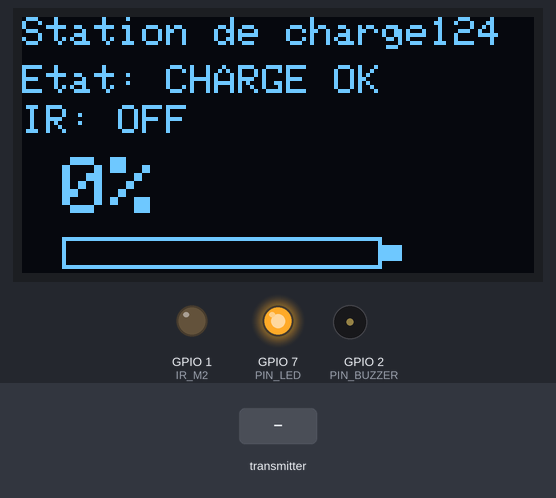
Recording of a program running on a simulated ESP32-S3. Shown: 128×64 one-colour display, output pins drawn as LEDs (lit = HIGH), buzzer (waves = sounding). Inputs (shaded band) come from the test bench. What the program prints to the serial monitor is not drawn.

Above: at 1.4 s.
1.5 s: the transmitter starts sending pourcentageBatterie = 25
At 2.4 s:
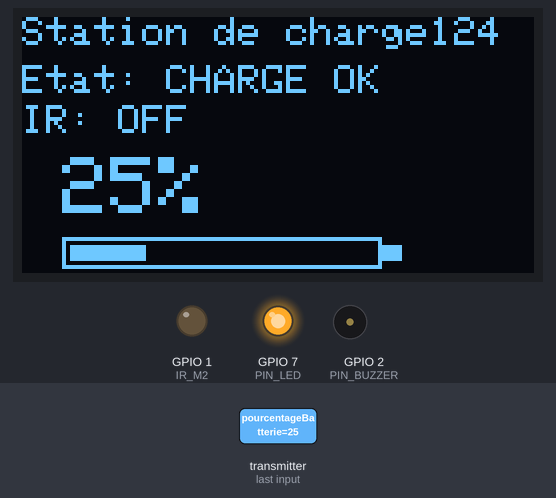
3.2 s: the transmitter starts sending modeActuel = RETOUR_BASE
At 4.2 s:
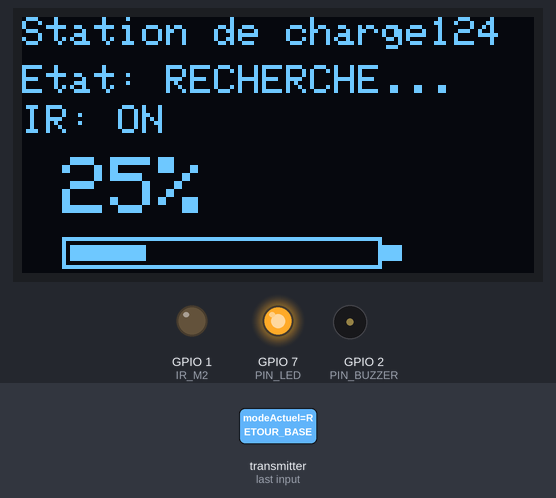
4.8 s: the transmitter starts sending modeActuel = EN_CHARGE
At 5.7 s:
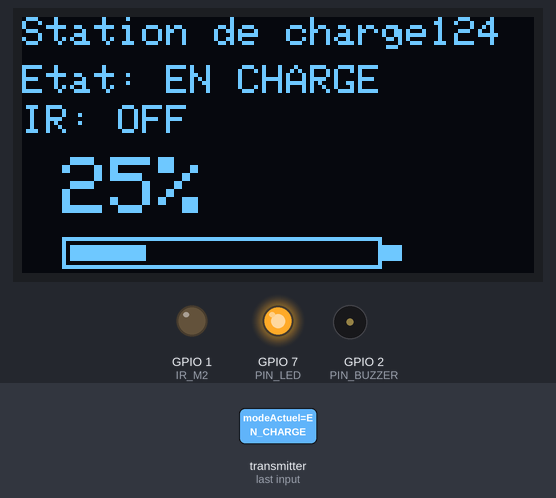
6.4 s: the transmitter starts sending pourcentageBatterie = 100
At 7.4 s:
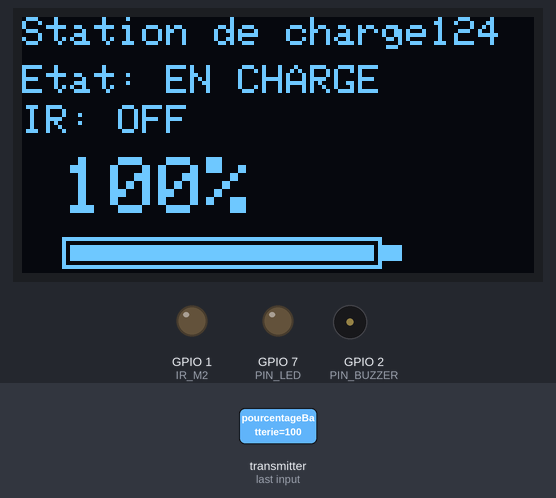
Timing chart, 0 to 9.0 s (numbered marks = the images above; inputs shaded):
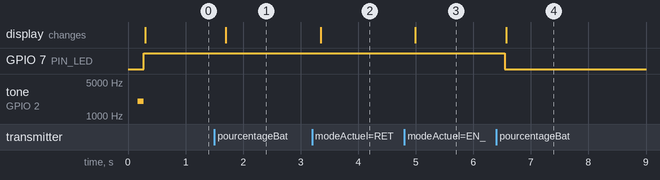

The program:

main.cpp
```cpp
#include <Arduino.h>
#include <Wire.h>

#include "Gestion_Wireless.h"
#include "Accessoires.h"
#include "Lcd.h"

int dernierPourcentage = -1;

void setup() {
  Serial.begin(115200);

  while (!Serial) {
    delay(10);
  }

  Serial.println("\n=== STATION DEMARRAGE ===");

  initDisplay();          // Écran OLED
  initAccessoires();      // Buzzer, LED RGB, IR
  initSansFilStation();   // ESP-NOW

  beepCourt();
  ledBleu();

  Serial.println("=== STATION PRETE ===");
}

void loop() {

  int pourcentReel = donneesRobot.pourcentageBatterie;
  const char* modeActuel = donneesRobot.modeActuel;

  // ===== IR STATION =====
  // Envoie seulement le même type de signal qu'une télécommande NEC
  if (strcmp(modeActuel, "RETOUR_BASE") == 0 || (pourcentReel < 20 && pourcentReel > 0)) {

    IR_SendCentre();

  }

  // ===== LED RGB =====
  if (strcmp(modeActuel, "RETOUR_BASE") == 0) {

    ledBleu();

  } else {

    if (pourcentReel < 60) {
      ledBleu();
    } else {
      ledVert();
    }
  }

  // ===== OLED =====
  updateDisplay(pourcentReel, modeActuel);

  // ===== BUZZER =====
  if (pourcentReel == 60 && dernierPourcentage != 60) {
    beepCourt();
  }

  dernierPourcentage = pourcentReel;

  delay(150);
}
```

Accessoires.cpp
```cpp
#include "Accessoires.h"
#include <IRremote.hpp>


void initAccessoires() {

  // ===== BUZZER =====
  ledcSetup(BUZZER_CHANNEL, BUZZER_FREQ, BUZZER_RESOLUTION);
  ledcAttachPin(PIN_BUZZER, BUZZER_CHANNEL);
  ledcWrite(BUZZER_CHANNEL, 0);

  // ===== LED =====
  pinMode(PIN_LED, OUTPUT);
  ledOff();

  // ===== IR M2 PWM =====
  ledcSetup(IR_CHANNEL_M2, IR_FREQ, IR_RESOLUTION);
  ledcAttachPin(IR_M2, IR_CHANNEL_M2);
  ledcWrite(IR_CHANNEL_M2, 0);

  // ===== IRremote =====
  IrSender.begin(IR_M3);

  Serial.println("Accessoires OK");
}

// ===== BUZZER =====
void beepCourt() {

  ledcWrite(BUZZER_CHANNEL, 128);
  delay(100);
  ledcWrite(BUZZER_CHANNEL, 0);
}

// ===== LED =====
void ledOff() {
  digitalWrite(PIN_LED, LOW);
}

void ledBleu() {
  digitalWrite(PIN_LED, HIGH);
}

void ledVert() {
  digitalWrite(PIN_LED, LOW);
}

// ===== IR BURST M2 =====
void IR_M2_Burst(unsigned long temps_us) {

  ledcWrite(IR_CHANNEL_M2, IR_DUTY);

  delayMicroseconds(temps_us);

  ledcWrite(IR_CHANNEL_M2, 0);
}

// ===== IR NEC =====
void IR_SendCentre() {
  IrSender.sendNEC(IR_ADDRESS, CMD_CENTRE, 0);
}

void IR_SendLeft() {
  IrSender.sendNEC(IR_ADDRESS, CMD_LEFT, 0);
}

void IR_SendRight() {
  IrSender.sendNEC(IR_ADDRESS, CMD_RIGHT, 0);
}
```

Accessoires.h
```cpp
#ifndef ACCESSOIRES_H
#define ACCESSOIRES_H

#include <Arduino.h>

// ===== PINS =====
#define PIN_BUZZER 2
#define PIN_LED 7

// ===== IR =====
#define IR_M3 4   // 2 LED extremites (NEC)
#define IR_M2 1   // LED centre (38 kHz burst)

// ===== BUZZER PWM =====
#define BUZZER_CHANNEL 0
#define BUZZER_FREQ 2000
#define BUZZER_RESOLUTION 8

// ===== IR PWM =====
#define IR_CHANNEL_M2 1
#define IR_FREQ 38000
#define IR_RESOLUTION 8
#define IR_DUTY 128

// ===== NEC =====
#define IR_ADDRESS 0x4587
#define CMD_CENTRE 0x28
#define CMD_LEFT   0x2E
#define CMD_RIGHT  0x2A

void initAccessoires();

// ===== BUZZER =====
void beepCourt();

// ===== LED =====
void ledOff();
void ledBleu();
void ledVert();

// ===== IR M2 =====
void IR_M2_Burst(unsigned long temps_us);

// ===== IR NEC M3 =====
void IR_SendCentre();
void IR_SendLeft();
void IR_SendRight();

#endif
```

Gestion_Wireless.cpp
```cpp
#include <Arduino.h>
#include <WiFi.h>
#include <esp_now.h>
#include <esp_wifi.h> // Indispensable pour la fonction esp_wifi_set_channel
#include <cstring>
#include "Gestion_Wireless.h"

// Adresse MAC du robot
uint8_t macRobot[6] = {0x90, 0xE5, 0xB1, 0xD5, 0xF4, 0xFC};

StructRobot donneesRobot;
StructStation donneesStation;

int calculerAlignement() {
  return 0;
}

// Fonction de réception (Callback)
void onDataRecv(const uint8_t *mac, const uint8_t *incomingData, int len) {
  if (len == sizeof(donneesRobot)) {
    memcpy(&donneesRobot, incomingData, sizeof(donneesRobot));

    Serial.print("\n[Station] Mode Robot : "); Serial.println(donneesRobot.modeActuel);
    Serial.printf("[Station] Batterie : %.2f V (%d%%)\n", donneesRobot.tensionBatterie, donneesRobot.pourcentageBatterie);

    // Logique de décision
    if (strcmp(donneesRobot.modeActuel, "RETOUR_BASE") == 0) {
      int alignement = calculerAlignement();
      donneesStation.correctionTrajectoire = alignement;
      donneesStation.contactsAlimentes = false;

      if (alignement == 1)      strcpy(donneesStation.message, "PIVOTE A GAUCHE");
      else if (alignement == 2) strcpy(donneesStation.message, "PIVOTE A DROITE");
      else                      strcpy(donneesStation.message, "DROIT DEVANT");

    } else if (strcmp(donneesRobot.modeActuel, "EN_CHARGE") == 0) {
      donneesStation.correctionTrajectoire = 0;
      donneesStation.contactsAlimentes = true;
      strcpy(donneesStation.message, "ROBOT EN CHARGE");

    } else {
      donneesStation.correctionTrajectoire = 0;
      donneesStation.contactsAlimentes = false;
      strcpy(donneesStation.message, "STATION EN VEILLE");
    }

    // Réponse au robot
    esp_now_send(mac, (uint8_t *)&donneesStation, sizeof(donneesStation));
    Serial.print("[Station] Reponse envoyee : ");
    Serial.println(donneesStation.message);
  }
}

// Initialisation sans fil avec forçage du Canal 1
void initSansFilStation() {
  // 1. Démarrage du mode Wi-Fi Station
  WiFi.mode(WIFI_STA);
  WiFi.disconnect(); // Déconnexion des réseaux environnants pour libérer le canal
  delay(100);

  // 2. FORCE L'ANTENNE SUR LE CANAL 1 (Ligne critique pour l'ESP32-S3)
  esp_wifi_set_channel(1, WIFI_SECOND_CHAN_NONE);

  // 3. Affichage des infos de la station dans le moniteur série
  Serial.println("-------------------------------------------");
  Serial.print("[Station] Wi-Fi configure sur le CANAL : ");
  Serial.println(WiFi.channel()); // Doit afficher 1
  Serial.print("[Station] Adresse MAC de ma Station   : ");
  Serial.println(WiFi.macAddress());
  Serial.println("-------------------------------------------");

  // 4. Initialisation d'ESP-NOW
  if (esp_now_init() != ESP_OK) {
    Serial.println("[ESP-NOW] Echec initialisation Station");
    return;
  }

  esp_now_register_recv_cb(onDataRecv);

  // 5. Configuration de l'appairage avec le Robot sur le Canal 1
  esp_now_peer_info_t infoRobot;
  memset(&infoRobot, 0, sizeof(infoRobot));
  memcpy(infoRobot.peer_addr, macRobot, 6);
  infoRobot.channel = 1;         // Force l'écoute/envoi du peer sur le canal 1
  infoRobot.encrypt = false;
  infoRobot.ifidx = WIFI_IF_STA; // Spécifique et obligatoire pour l'ESP32-S3

  if (esp_now_add_peer(&infoRobot) != ESP_OK) {
    Serial.println("[ESP-NOW] Impossible d'associer le Robot");
    return;
  }

  Serial.println("=== CONFIGURATION SANS FIL COUPLÉE AU CANAL 1 ===");
}
```

Gestion_Wireless.h
```cpp
#ifndef GESTION_WIRELESS_H
#define GESTION_WIRELESS_H

#include <Arduino.h>

// Déclaration des structures
struct StructRobot {
  float tensionBatterie;
  int pourcentageBatterie;
  char modeActuel[16];
};

struct StructStation {
  bool contactsAlimentes;
  int correctionTrajectoire;
  char message[32];
};

// Partage des variables avec le reste du projet
extern StructRobot donneesRobot;
extern StructStation donneesStation;

// Fonctions disponibles pour le main.cpp
void initSansFilStation();

#endif
```

Lcd.cpp
```cpp
#include "Lcd.h"
#include <Arduino.h>
#include <Wire.h>
#include <Adafruit_GFX.h>
#include <Adafruit_SSD1306.h>

Adafruit_SSD1306 display(128, 64, &Wire, -1);

void initDisplay() {
  Wire.begin(5, 6); // SDA = 5, SCL = 6

  if (!display.begin(SSD1306_SWITCHCAPVCC, 0x3C)) {
    Serial.println("SSD1306 fail");
    while (true) {}
  }

  display.clearDisplay();
  display.display();
}

void updateDisplay(int percent, const char* mode) {
  display.clearDisplay();

  display.setTextSize(1);
  display.setTextColor(SSD1306_WHITE);

  display.setCursor(0, 0);
  display.println("Station de charge124"); // Ton texte d'origine

  display.setCursor(0, 12);

  // ===== ÉTAT DYNAMIQUE REPRIS DE TON LOGICIEL =====
  if (strcmp(mode, "EN_CHARGE") == 0) {
    display.println("Etat: EN CHARGE");
  } else if (strcmp(mode, "RETOUR_BASE") == 0) {
    display.println("Etat: RECHERCHE...");
  } else if (percent < 20 && percent > 0) {
    display.println("Etat: BATT. FAIBLE");
  } else {
    display.println("Etat: CHARGE OK");
  }

  // ===== AFFICHAGE DE L'ÉTAT DES INFRAROUGES =====
  display.setCursor(0, 22);
  if (strcmp(mode, "RETOUR_BASE") == 0 || (percent < 20 && percent > 0)) {
    display.println("IR: ON");
  } else {
    display.println("IR: OFF");
  }

  // ===== POURCENTAGE (TAILLE 2) =====
  display.setTextSize(2);
  display.setCursor(10, 35);
  display.print(percent);
  display.print("%");

  // ===== TON DESSIN DE BATTERIE D'ORIGINE =====
  display.drawRect(10, 55, 80, 8, SSD1306_WHITE);
  display.fillRect(90, 57, 5, 4, SSD1306_WHITE);

  int levelWidth = map(percent, 0, 100, 0, 76);
  display.fillRect(12, 57, levelWidth, 4, SSD1306_WHITE);

  display.display();
}
```

Lcd.h
```cpp
#ifndef LCD_H
#define LCD_H

#include <Arduino.h>
#include <Adafruit_SSD1306.h>

extern Adafruit_SSD1306 display;

void initDisplay();
void updateDisplay(int percent, const char* mode); // Changé ici

#endif
```

Measured:
- after the input at 1.5 s, the display: changes after 0.20 s (image 1)
- after the input at 3.2 s, the display: changes after 0.15 s (image 2)
- after the input at 4.8 s, the display: changes after 0.19 s (image 3)
- after the input at 6.4 s, GPIO 7 (PIN_LED): HIGH → LOW after 0.15 s; the display: changes after 0.17 s (image 4)
